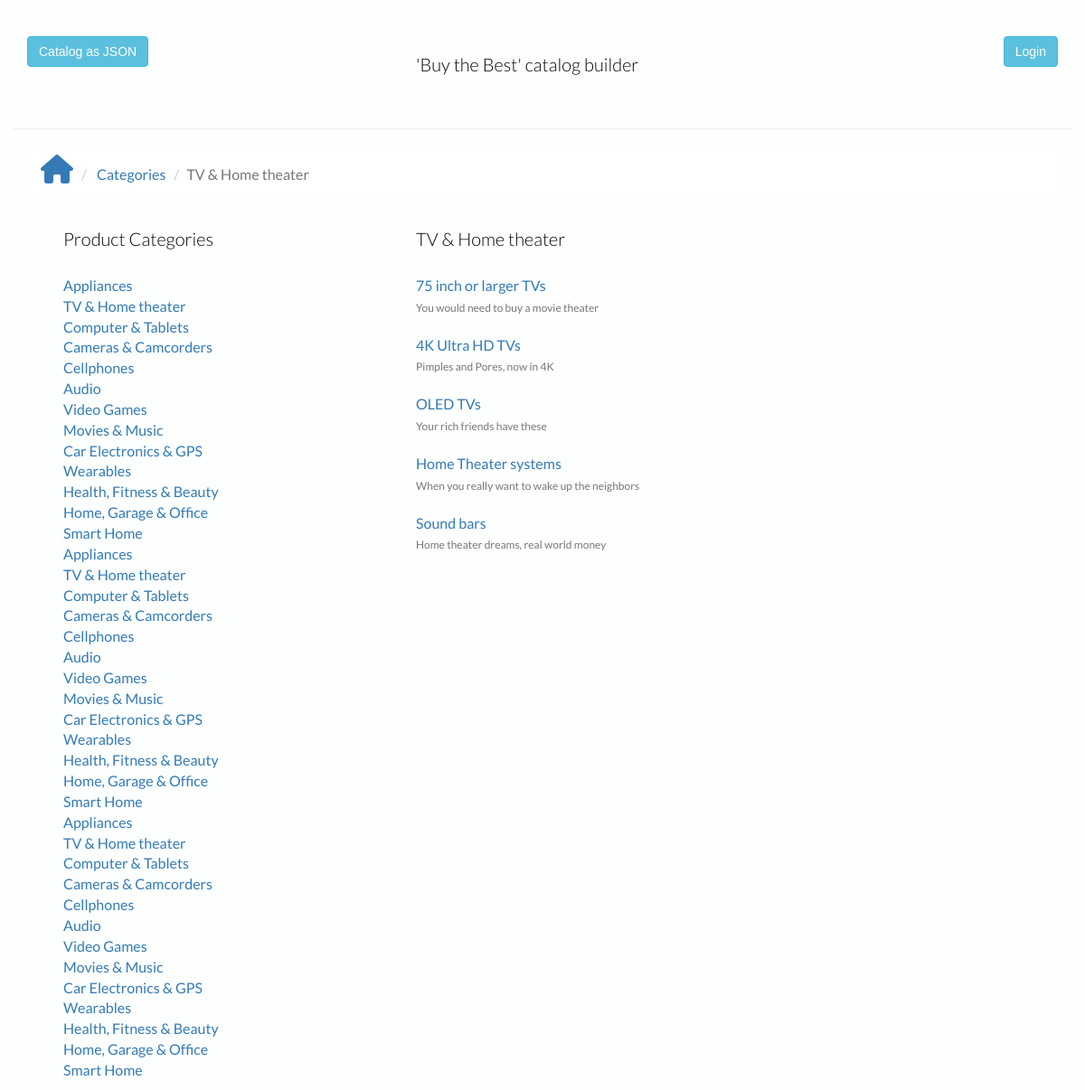
Screenshot of /category/28/ with the database file from the repository.
### database_create.py (models this page shows, shortened)
class Category(Base):
    __tablename__ = 'category'
    id = Column(Integer, primary_key=True)
    name = Column(String(80), nullable=False)

class Product(Base):
    __tablename__ = 'product'
    id = Column(Integer, primary_key=True)
    name = Column(String(250), nullable=False)
    description = Column(String(500))
    image = Column(String(250))
    created_at = Column(TIMESTAMP, nullable=False)
    updated_at = Column(TIMESTAMP)
    category_id = Column(Integer, ForeignKey('category.id'),
                         nullable=False)
    category = relationship(Category)
    user_id = Column(Integer, ForeignKey('user.id'), nullable=False)
    user = relationship(User)

### application.py (the view)
@app.route('/category/<int:category_id>/')
def showCategory(category_id):
    category = session.query(Category).filter_by(id=category_id).one()
    categories = session.query(Category).order_by(asc(Category.id))
    products = session.query(Product).filter_by(category_id=category.id)
    return render_template(
        'categories.html', category=category, products=products,
        categories=categories)

### templates/categories.html (shortened to what this page needs)
{% extends "base.html" %}
{% block content %}
<ol class="breadcrumb">
   <li> <a href="/"><i class="fa fa-home fa-2x"></i></a> </li>
   <li> <a href="/category">Categories</a> </li>
   <li class="active">{{ category.name }} </li>
</ol>
<div class="row">
   <div class="menu">
      <div class ="col-md-4 col-sm-4 col-xs-4 text-left">
         <h3>Product Categories</h3>
         <ul>
            {% for category in categories %}
            <li class="list"> <a href="{{ url_for('showCategory', category_id=category.id) }}">{{ category.name }}</a></li>
            {% endfor %}
         </ul>
      </div>
      <div class="col-md-8 col-sm-6 col-xs-6 text-left">
         <h3 class="text-left">{{ category.name }}</h3>
         <ul>
            {% for p in products %}
            <li class="list"> <a href="{{ url_for('showProduct', category_id=p.category.id, product_id=p.id) }}">{{ p.name }} </a><span class="category text-muted subtitle"><br>{{ p.description}}
               <br>
            </li>
            <br>
            {% endfor %}
         </ul>
      </div>
   </div>
</div>
{% endblock%}

### static/styles.css (style rules this page uses)
body { font-family: sans-serif; background-color: #fcfffe; }
li { font-family: 'Lato', sans-serif; font-size: 16px; color: #3D5A80; list-style-type: none; }
h1, h2, h3 { font-family: 'Lato', sans-serif; font-size: 20px; font-weight: 300; color: #020205; list-style-type: none; padding-left: 40px; padding-bottom: 20px; }
.breadcrumb { background-color: #ffffff; }
.subtitle { font-size: 12px; }

### rows the page displays
Category: name "TV & Home theater"
Category: name "Appliances"
Category: name "TV & Home theater"
Category: name "Computer & Tablets"
Category: name "Cameras & Camcorders"
Category: name "Cellphones"
Category: name "Audio"
Category: name "Video Games"
Category: name "Movies & Music"
Category: name "Car Electronics & GPS"
Category: name "Wearables"
Category: name "Health, Fitness & Beauty"
Category: name "Home, Garage & Office"
Category: name "Smart Home"
Category: name "Appliances"
Category: name "TV & Home theater"
Category: name "Computer & Tablets"
Category: name "Cameras & Camcorders"
Category: name "Cellphones"
Category: name "Audio"
Category: name "Video Games"
Category: name "Movies & Music"
Category: name "Car Electronics & GPS"
Category: name "Wearables"
Category: name "Health, Fitness & Beauty"
Category: name "Home, Garage & Office"
Category: name "Smart Home"
Category: name "Appliances"
Category: name "Computer & Tablets"
Category: name "Cameras & Camcorders"
Category: name "Cellphones"
Category: name "Audio"
Category: name "Video Games"
Category: name "Movies & Music"
Category: name "Car Electronics & GPS"
Category: name "Wearables"
Category: name "Health, Fitness & Beauty"
Category: name "Home, Garage & Office"
Category: name "Smart Home"
Product: name "75 inch or larger TVs", description "You would need to buy a movie theater"
Product: name "4K Ultra HD TVs", description "Pimples and Pores, now in 4K"
Product: name "OLED TVs", description "Your rich friends have these"
Product: name "Home Theater systems", description "When you really want to wake up the neighbors"
Product: name "Sound bars", description "Home theater dreams, real world money"
